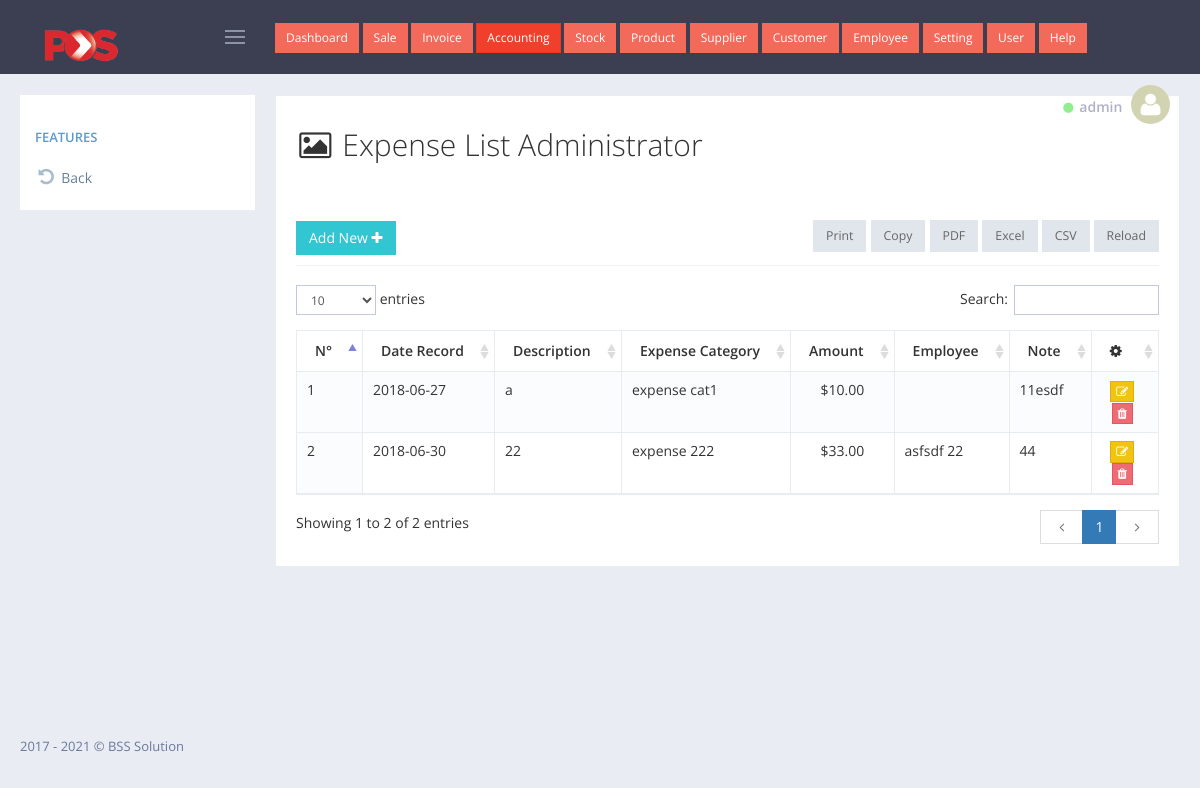
The app's page /admin/account_expense/index.php (signed in) with its own data.
### tables this page shows
CREATE TABLE `tbl_pos_invoice` (
  `transaction_id` int(6) UNSIGNED ZEROFILL NOT NULL,
  `inv_no` int(200) NOT NULL,
  `cashier_name` varchar(100) NOT NULL,
  `user_id` int(11) NOT NULL,
  `cus` int(11) NOT NULL,
  `date_sell` date NOT NULL,
  `amount` decimal(10,2) NOT NULL,
  `vat` decimal(10,2) NOT NULL,
  `pay_dollar` decimal(10,2) NOT NULL,
  `pay_riel` varchar(111) NOT NULL
);

CREATE TABLE `tbl_pos_expense_list` (
  `exp_id` int(11) NOT NULL,
  `exp_date_record` date NOT NULL,
  `exp_description` varchar(255) NOT NULL,
  `exp_expense_category` int(11) NOT NULL,
  `exp_amount` float NOT NULL,
  `exp_employee` int(11) NOT NULL,
  `exp_note` text NOT NULL
);

CREATE TABLE `tbl_pos_expense_category` (
  `exca_id` int(11) NOT NULL,
  `exca_name` varchar(255) NOT NULL,
  `exca_note` text NOT NULL
);

CREATE TABLE `tbl_pos_employee` (
  `emp_id` int(100) NOT NULL,
  `name_khmer` varchar(200) NOT NULL,
  `name_english` varchar(200) NOT NULL,
  `start_on` varchar(20) NOT NULL,
  `position_id` int(100) NOT NULL,
  `phone` varchar(100) NOT NULL,
  `emp_note` varchar(200) NOT NULL
);

### admin/account_expense/index.php (the view, shortened to what this page needs)
<?php
    include_once '../../config/database.php';
    include_once '../layout/header.php';
?>
<div class="portlet light bordered">
    <div class="row">
        <div class="col-xs-12">
            <h2><i class="fa fa-image fa-fw"></i> Expense List Administrator</h2>
        </div>
    </div>
    <br>
    <br>
    <div class="portlet-title">
        <div class="caption font-dark">
            <a href="add.php" id="sample_editable_1_new" class="btn green"> Add New
                <i class="fa fa-plus"></i>
            </a>
        </div>
    </div>
    <div class="portlet-body">
        <div id="sample_1_wrapper" class="dataTables_wrapper">
            <table class="table table-striped table-bordered table-hover dataTable dtr-inline " id="sample_2" role="grid" aria-describedby="sample_1_info">
                <thead>
                    <tr>
                        <th>N&deg;</th>
                        <th>Date Record</th>
                        <th>Description</th>
                        <th>Expense Category</th>
                        <th>Amount</th>
                        <th>Employee</th>
                        <th>Note</th>
                        <th><i class="fa fa-cog" aria-hidden="true"></i></th>
                    </tr>
                </thead>
                <tbody>
                    <?php
                        $i = 0;
                        $get_data = $connect->query("SELECT * FROM tbl_pos_expense_list AS A
                            LEFT JOIN tbl_pos_expense_category AS B ON A.exp_expense_category=B.exca_id
                            LEFT JOIN tbl_pos_employee AS C ON A.exp_employee=C.emp_id
                            ");
                        while ($row = mysqli_fetch_object($get_data)) {
                            echo '<tr>';
                                echo '<td>'.(++$i).'</td>';
                                echo '<td>'.$row->exp_date_record.'</td>';
                                echo '<td>'.$row->exp_description.'</td>';
                                echo '<td>'.$row->exca_name.'</td>';
                                echo '<td class="text-center">$'.number_format($row->exp_amount,2).'</td>';
                                echo '<td>'.$row->name_english.'</td>';
                                echo '<td>'.$row->exp_note.'</td>';
                                echo '<td class="text-center"><a href="edit.php?edit_id='.$row->exp_id.'" class="btn btn-xs btn-warning" title="edit"><i class="fa fa-edit"></i></a>
                                    <a href="delete.php?del_id='.$row->exp_id.'" onclick="return confirm(\'Are you sure to delete this?\')" class="btn btn-xs btn-danger" title="delete"><i class="fa fa-trash"></i></a>
                                    </td>';
                            echo '</tr>';
                        }
                    ?>
                </tbody>
            </table>
        </div>
    </div>
</div>
<?php include_once '../layout/footer.php' ?>

### admin/layout/header.php (shortened to what this page needs)
<!DOCTYPE html>
<html lang="en">
    <head>
        <link href="../../assets/global/plugins/font-awesome/css/font-awesome.min.css" rel="stylesheet" type="text/css" />
        <link href="../../assets/global/plugins/simple-line-icons/simple-line-icons.min.css" rel="stylesheet" type="text/css" />
        <link href="../../assets/global/plugins/bootstrap/css/bootstrap.min.css" rel="stylesheet" type="text/css" />
        <link href="../../assets/global/plugins/bootstrap-switch/css/bootstrap-switch.min.css" rel="stylesheet" type="text/css" />
        <link href="../../assets/global/plugins/datatables/datatables.min.css" rel="stylesheet" type="text/css" />
        <link href="../../assets/global/plugins/datatables/plugins/bootstrap/datatables.bootstrap.css" rel="stylesheet" type="text/css" />
        <link href="../../assets/global/plugins/bootstrap-datepicker/css/bootstrap-datepicker3.min.css" rel="stylesheet" type="text/css" />
        <link href="../../assets/global/css/components.min.css" rel="stylesheet" id="style_components" type="text/css" />
        <link href="../../assets/global/css/plugins.min.css" rel="stylesheet" type="text/css" />
        <link href="../../assets/layouts/layout4/css/layout.min.css" rel="stylesheet" type="text/css" />
        <link href="../../assets/layouts/layout4/css/themes/default.min.css" rel="stylesheet" type="text/css" id="style_color" />
        <link href="../../assets/layouts/layout4/css/custom.min.css" rel="stylesheet" type="text/css" />
    </head>
    <body class="page-container-bg-solid page-header-fixed page-sidebar-closed-hide-logo">
        <div class="page-header navbar navbar-fixed-top">
            <div class="page-header-inner ">
                <div class="page-logo">
                    <a href="../../index.php">
                        <img src="../../img/img_logo/Pos_Malaysia_Logo.png" width="100px" alt="logo" class="logo-default" />
                    </a>
                    <div class="menu-toggler sidebar-toggler">
                    </div>
                </div>
                <?php include_once('top_navigation.php') ?>
                <div class="page-top">
                    <div class="top-menu">
                        <ul class="nav navbar-nav pull-right">
                            <li class="dropdown dropdown-user dropdown-dark">
                                <a href="javascript:;" class="dropdown-toggle" data-toggle="dropdown" data-hover="dropdown" data-close-others="true">
                                    <small><i class="fa fa-circle" style="color: lightgreen;"></i></small>
                                    <span class="username username-hide-on-mobile"> <?= @$_SESSION['user']->username ?> </span>
                                    <img alt="" class="img-circle" src="../../img/img_user/blank.png" /> </a>
                            </li>
                        </ul>
                    </div>
                </div>
            </div>
        </div>
        <div class="page-container">
            <?php include_once getcwd().'/left_navigation.php'; ?>
            <div class="page-content-wrapper">
                <div class="page-content" style="transform: translate(0px,-10px);">

### records on screen
tbl_pos_invoice: cashier_name "admin"
tbl_pos_expense_list: exp_date_record "2018-06-27", exp_description "a", tbl_pos_expense_category.exca_name "expense cat1", exp_amount "10.00", exp_note "11esdf"
tbl_pos_expense_list: exp_date_record "2018-06-30", exp_description "22", tbl_pos_expense_category.exca_name "expense 222", exp_amount "33.00", tbl_pos_employee.name_english "asfsdf 22", exp_note "44"
